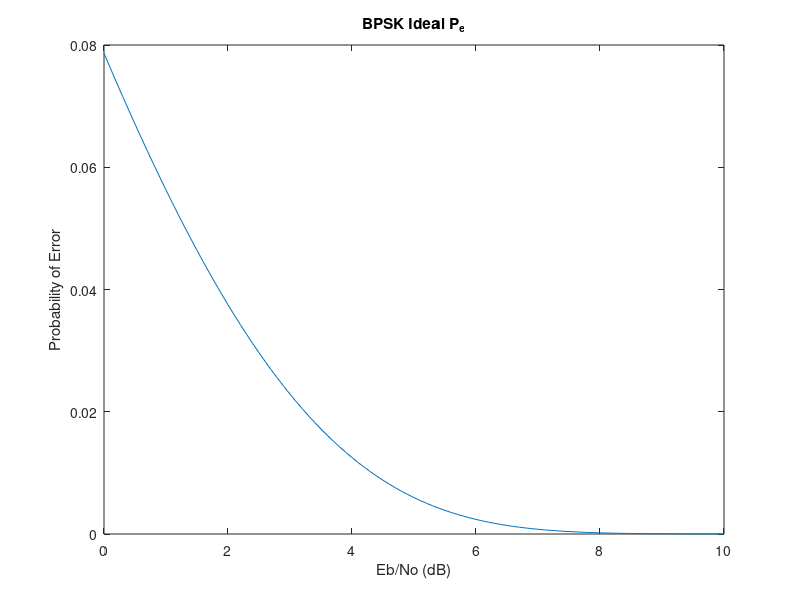
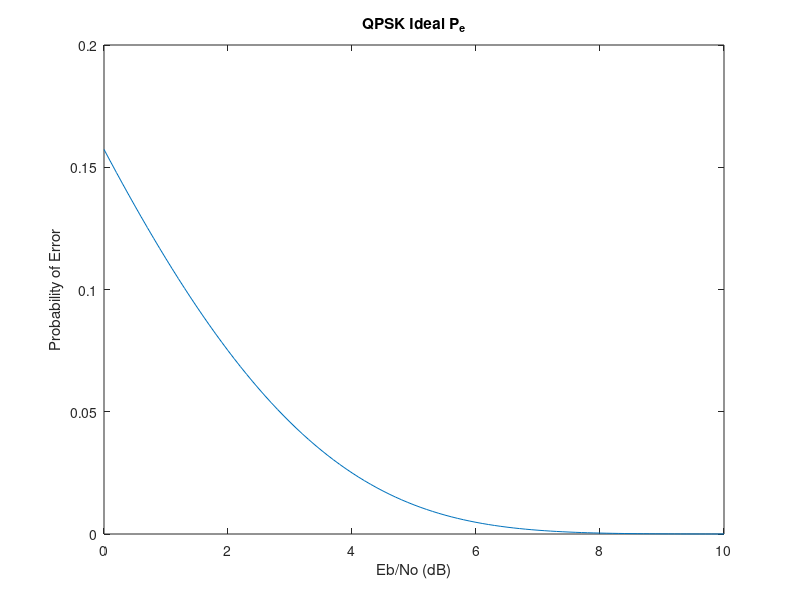
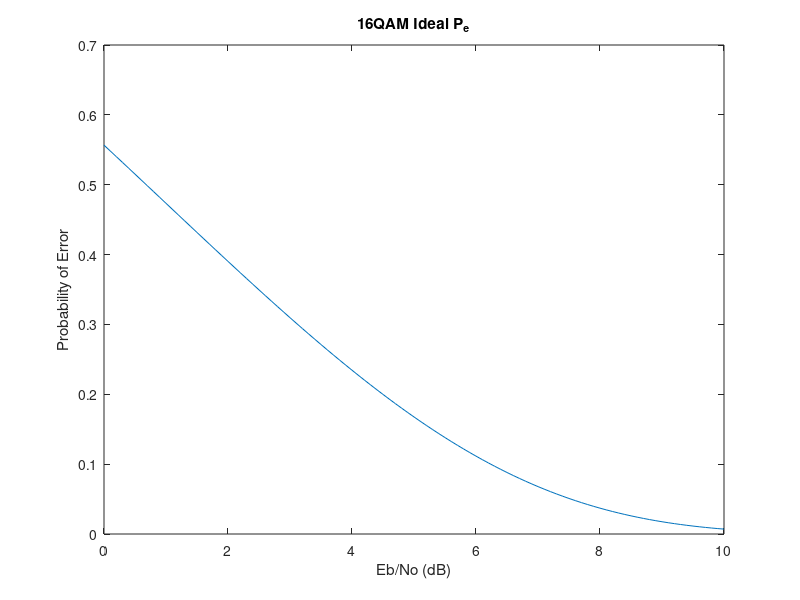

Reproduce these figures in MATLAB, in order.
EbNo_dB = [0:1/10:10];
EbNo_raw = 10.^(EbNo_dB/10);

%BPSK%
BPSK_Pe = qfunc(sqrt(2*EbNo_raw));
figure;
plot(EbNo_dB, BPSK_Pe);
title('BPSK Ideal P_e');
xlabel('Eb/No (dB)')
ylabel('Probability of Error')

%QPSK%
QPSK_Pe = 2*qfunc(sqrt(2*EbNo_raw));
figure;
plot(EbNo_dB, QPSK_Pe);
title('QPSK Ideal P_e');
xlabel('Eb/No (dB)')
ylabel('Probability of Error')

%16QAM%
sixteenqam_Pe = 3*qfunc(sqrt(.8*EbNo_raw));
figure;
plot(EbNo_dB, sixteenqam_Pe);
title('16QAM Ideal P_e');
xlabel('Eb/No (dB)')
ylabel('Probability of Error')